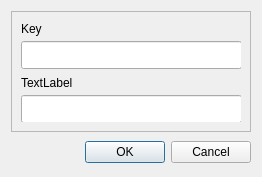
<?xml version="1.0" encoding="UTF-8"?>
<ui version="4.0">
 <class>Dialog</class>
 <widget class="QDialog" name="Dialog">
  <property name="geometry">
   <rect>
    <x>0</x>
    <y>0</y>
    <width>258</width>
    <height>177</height>
   </rect>
  </property>
  <property name="windowTitle">
   <string>Dialog</string>
  </property>
  <layout class="QGridLayout" name="gridLayout_2">
   <item row="1" column="0">
    <widget class="QDialogButtonBox" name="buttonBox">
     <property name="sizePolicy">
      <sizepolicy hsizetype="Minimum" vsizetype="Fixed">
       <horstretch>0</horstretch>
       <verstretch>0</verstretch>
      </sizepolicy>
     </property>
     <property name="minimumSize">
      <size>
       <width>240</width>
       <height>28</height>
      </size>
     </property>
     <property name="maximumSize">
      <size>
       <width>240</width>
       <height>28</height>
      </size>
     </property>
     <property name="orientation">
      <enum>Qt::Horizontal</enum>
     </property>
     <property name="standardButtons">
      <set>QDialogButtonBox::Cancel|QDialogButtonBox::Ok</set>
     </property>
    </widget>
   </item>
   <item row="0" column="0">
    <widget class="QFrame" name="frame">
     <property name="frameShape">
      <enum>QFrame::StyledPanel</enum>
     </property>
     <property name="frameShadow">
      <enum>QFrame::Raised</enum>
     </property>
     <layout class="QVBoxLayout" name="verticalLayout_2">
      <item>
       <widget class="QWidget" name="widget" native="true">
        <widget class="QLabel" name="label">
         <property name="geometry">
          <rect>
           <x>0</x>
           <y>0</y>
           <width>58</width>
           <height>16</height>
          </rect>
         </property>
         <property name="text">
          <string>Key</string>
         </property>
        </widget>
        <widget class="QLineEdit" name="lineEdit">
         <property name="geometry">
          <rect>
           <x>0</x>
           <y>20</y>
           <width>221</width>
           <height>28</height>
          </rect>
         </property>
         <property name="sizePolicy">
          <sizepolicy hsizetype="Maximum" vsizetype="Fixed">
           <horstretch>0</horstretch>
           <verstretch>0</verstretch>
          </sizepolicy>
         </property>
        </widget>
       </widget>
      </item>
      <item>
       <widget class="QWidget" name="widget_2" native="true">
        <widget class="QLabel" name="label_2">
         <property name="geometry">
          <rect>
           <x>0</x>
           <y>0</y>
           <width>58</width>
           <height>16</height>
          </rect>
         </property>
         <property name="text">
          <string>TextLabel</string>
         </property>
        </widget>
        <widget class="QLineEdit" name="lineEdit_2">
         <property name="geometry">
          <rect>
           <x>0</x>
           <y>20</y>
           <width>221</width>
           <height>28</height>
          </rect>
         </property>
         <property name="sizePolicy">
          <sizepolicy hsizetype="Maximum" vsizetype="Fixed">
           <horstretch>0</horstretch>
           <verstretch>0</verstretch>
          </sizepolicy>
         </property>
        </widget>
       </widget>
      </item>
     </layout>
    </widget>
   </item>
  </layout>
 </widget>
 <resources/>
 <connections>
  <connection>
   <sender>buttonBox</sender>
   <signal>accepted()</signal>
   <receiver>Dialog</receiver>
   <slot>accept()</slot>
   <hints>
    <hint type="sourcelabel">
     <x>248</x>
     <y>254</y>
    </hint>
    <hint type="destinationlabel">
     <x>157</x>
     <y>274</y>
    </hint>
   </hints>
  </connection>
  <connection>
   <sender>buttonBox</sender>
   <signal>rejected()</signal>
   <receiver>Dialog</receiver>
   <slot>reject()</slot>
   <hints>
    <hint type="sourcelabel">
     <x>316</x>
     <y>260</y>
    </hint>
    <hint type="destinationlabel">
     <x>286</x>
     <y>274</y>
    </hint>
   </hints>
  </connection>
 </connections>
</ui>
